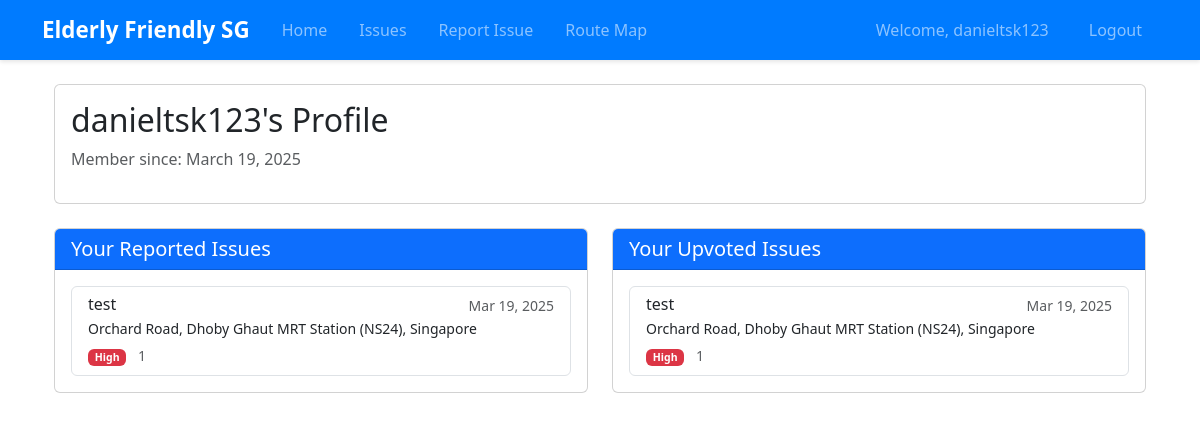
The page /profile/ (signed in) on the database as committed earlier.
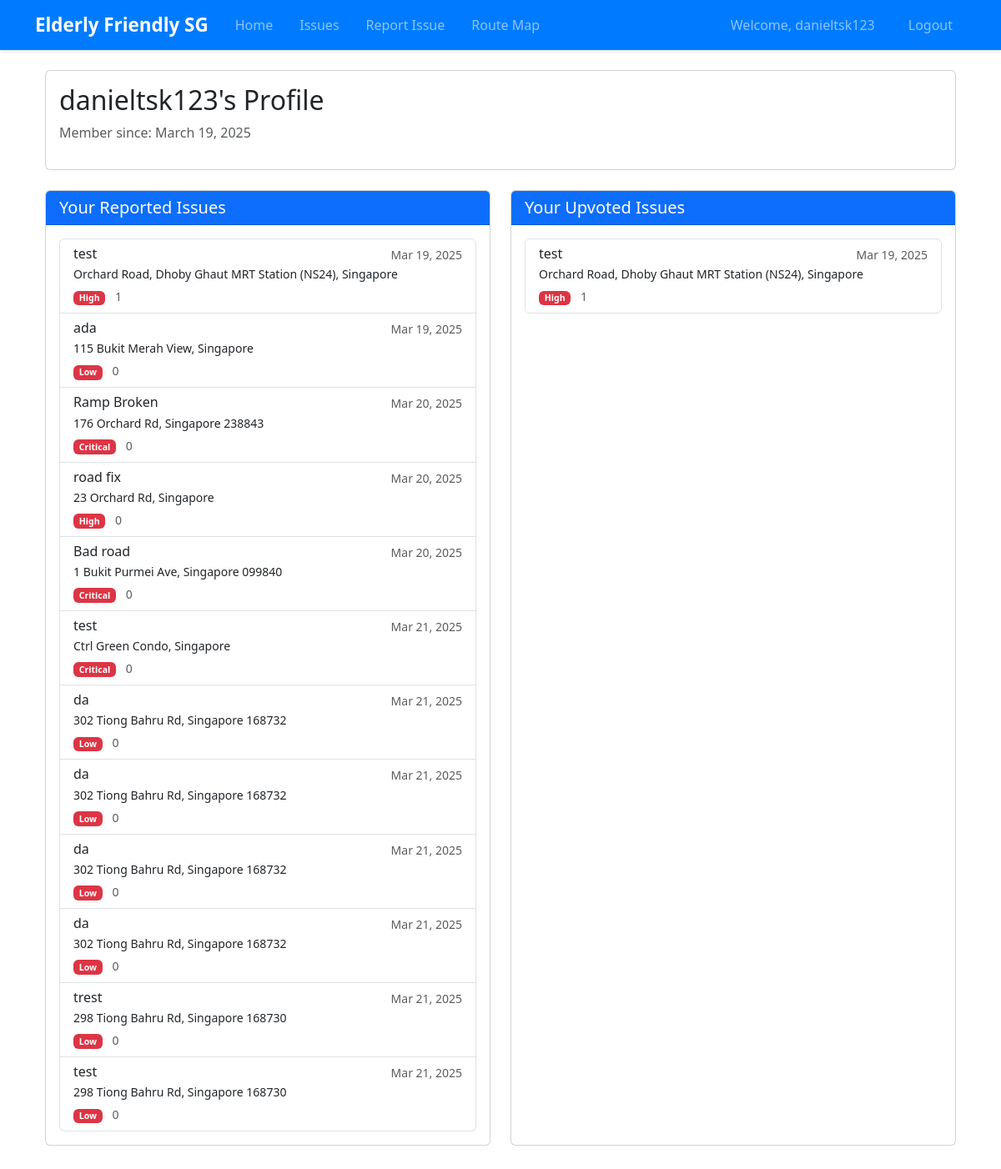
The same page on the database as committed later.
### fypapp/models.py (models this page shows, shortened)
class AccessibilityIssue(models.Model):
    PRIORITY_CHOICES = [
        (1, 'Low'),
        (2, 'Medium'),
        (3, 'High'),
        (4, 'Critical')
    ]
    title = models.CharField(max_length=200)
    description = models.TextField()
    location = models.CharField(max_length=200)
    latitude = models.DecimalField(max_digits=9, decimal_places=6)
    longitude = models.DecimalField(max_digits=9, decimal_places=6)
    reported_by = models.ForeignKey(User, on_delete=models.CASCADE)
    created_at = models.DateTimeField(auto_now_add=True)
    updated_at = models.DateTimeField(auto_now=True)
    priority = models.IntegerField(choices=PRIORITY_CHOICES, default=1)
    status = models.CharField(max_length=50, default='Open')
    upvotes = models.ManyToManyField(User, related_name='upvoted_issues', blank=True)
    image = models.ImageField(upload_to='issue_images/', null=True, blank=True)
    @property
    def upvote_count(self):
        return self.upvotes.count()

### fypapp/views.py (the view)
# urls.py: path('profile/', views.profile, name='profile'),
def profile(request):
    reported_issues = AccessibilityIssue.objects.filter(reported_by=request.user)
    upvoted_issues = AccessibilityIssue.objects.filter(upvotes=request.user)
    return render(request, 'profile.html', {'reported_issues': reported_issues, 'upvoted_issues': upvoted_issues})

### fypapp/templates/profile.html (shortened to what this page needs)
{% extends 'base.html' %}
{% block content %}
<div class="container">
    <div class="row mb-4">
        <div class="col-md-12">
            <div class="card">
                <div class="card-body">
                    <h2 class="card-title">{{ user.username }}'s Profile</h2>
                    <p class="text-muted">Member since: {{ user.date_joined|date:"F j, Y" }}</p>
                </div>
            </div>
        </div>
    </div>
    <div class="row">
        <div class="col-md-6 mb-4">
            <div class="card h-100">
                <div class="card-header bg-primary text-white">
                    <h5 class="card-title mb-0">Your Reported Issues</h5>
                </div>
                <div class="card-body">
                    <div class="list-group">
                        {% for issue in reported_issues %}
                            <a href="{% url 'issue_detail' issue.pk %}" class="list-group-item list-group-item-action">
                                <div class="d-flex w-100 justify-content-between">
                                    <h6 class="mb-1">{{ issue.title }}</h6>
                                    <small class="text-muted">{{ issue.created_at|date:"M d, Y" }}</small>
                                </div>
                                <p class="mb-1 small">{{ issue.location }}</p>
                                <small class="text-muted">
                                    <span class="badge bg-{{ issue.priority|yesno:'danger,warning,success,danger' }}">
                                        {{ issue.get_priority_display }}
                                    </span>
                                     {{ issue.upvote_count }}
                                </small>
                            </a>
                        {% empty %}
                            <p class="text-center text-muted my-3">You haven't reported any issues yet.</p>
                        {% endfor %}
                    </div>
                </div>
            </div>
        </div>
        <div class="col-md-6 mb-4">
            <div class="card h-100">
                <div class="card-header bg-primary text-white">
                    <h5 class="card-title mb-0">Your Upvoted Issues</h5>
                </div>
                <div class="card-body">
                    <div class="list-group">
                        {% for issue in upvoted_issues %}
                            <a href="{% url 'issue_detail' issue.pk %}" class="list-group-item list-group-item-action">
                                <div class="d-flex w-100 justify-content-between">
                                    <h6 class="mb-1">{{ issue.title }}</h6>
                                    <small class="text-muted">{{ issue.created_at|date:"M d, Y" }}</small>
                                </div>
                                <p class="mb-1 small">{{ issue.location }}</p>
                                <small class="text-muted">
                                    <span class="badge bg-{{ issue.priority|yesno:'danger,warning,success,danger' }}">
                                        {{ issue.get_priority_display }}
                                    </span>
                                     {{ issue.upvote_count }}
                                </small>
                            </a>
                        {% empty %}
                            <p class="text-center text-muted my-3">You haven't upvoted any issues yet.</p>
                        {% endfor %}
                    </div>
                </div>
            </div>
        </div>
    </div>
</div>
{% endblock %}

### fypapp/templates/base.html (shortened to what this page needs)
<!DOCTYPE html>
<html lang="en">
<head>
    {% load bootstrap5 %}
    {% bootstrap_css %}
</head>
<body>
    {% include 'navbar.html' %}
    <main class="container py-4">
        {% block content %}{% endblock %}
    </main>
</body>
</html>

### fypapp/templates/navbar.html (shortened to what this page needs)
{% load static %}
<link rel="stylesheet" href="{% static 'styles/navbar.css' %}">
<nav class="navbar navbar-expand-lg navbar-dark bg-primary">
    <div class="container">
        <a class="navbar-brand" href="/">Elderly Friendly SG</a>
        <div class="collapse navbar-collapse" id="navbarNav">
            <ul class="navbar-nav me-auto">
                <li class="nav-item">
                    <a class="nav-link" href="/">Home</a>
                </li>
                <li class="nav-item">
                    <a class="nav-link" href="/issues">Issues</a>
                </li>
                <li class="nav-item">
                    <a class="nav-link" href="/report">Report Issue</a>
                </li>
                <li class="nav-item">
                    <a class="nav-link" href="/routermap">Route Map</a>
                </li>
            </ul>
            <div class="navbar-nav">
                {% if user.is_authenticated %}
                     <a class="nav-item nav-link" href="{% url 'profile' %}">Welcome, {{ user.username }}</a>
                    <form method="post" action="{% url 'logout' %}" class="d-inline">
                        <button type="submit" class="nav-link border-0 bg-transparent">Logout</button>
                    </form>
                {% else %}
                    <a class="nav-link" href="{% url 'login' %}">Login</a>
                    <a class="nav-link" href="{% url 'register' %}">Register</a>
                {% endif %}
            </div>
        </div>
    </div>
</nav>

### static/styles/navbar.css (style rules this page uses)
.navbar { box-shadow: 0 2px 4px rgba(0, 0, 0, 0.1); padding: 0.5rem 0; background-color: #007bff !important; }
.navbar-brand { font-size: 1.4rem; font-weight: 600; }
.nav-link { position: relative; padding: 0.5rem 1rem !important; transition: color 0.2s; }
.nav-link:after { content: ""; position: absolute; width: 0; height: 2px; bottom: 0; left: 50%; background-color: #fff; transition: all 0.3s; }
.navbar-nav .nav-item.nav-link { margin: 0 0.5rem; }
.bg-transparent.nav-link { cursor: pointer; }

Rows that differ between the two databases and show on the page:
added AccessibilityIssue: title "ada", created_at "Mar 19, 2025", location "115 Bukit Merah View, Singapore", priority "Low", upvote_count "0", shown under "Your Reported Issues"
added AccessibilityIssue: title "Ramp Broken", created_at "Mar 20, 2025", location "176 Orchard Rd, Singapore 238843", priority "Critical", upvote_count "0", shown under "Your Reported Issues"
added AccessibilityIssue: title "road fix", created_at "Mar 20, 2025", location "23 Orchard Rd, Singapore", priority "High", upvote_count "0", shown under "Your Reported Issues"
added AccessibilityIssue: title "Bad road", created_at "Mar 20, 2025", location "1 Bukit Purmei Ave, Singapore 099840", priority "Critical", upvote_count "0", shown under "Your Reported Issues"
added AccessibilityIssue: title "test", created_at "Mar 21, 2025", location "Ctrl Green Condo, Singapore", priority "Critical", upvote_count "0", shown under "Your Reported Issues"
added AccessibilityIssue: title "da", created_at "Mar 21, 2025", location "302 Tiong Bahru Rd, Singapore 168732", priority "Low", upvote_count "0", shown under "Your Reported Issues"
added AccessibilityIssue: title "da", created_at "Mar 21, 2025", location "302 Tiong Bahru Rd, Singapore 168732", priority "Low", upvote_count "0", shown under "Your Reported Issues"
added AccessibilityIssue: title "da", created_at "Mar 21, 2025", location "302 Tiong Bahru Rd, Singapore 168732", priority "Low", upvote_count "0", shown under "Your Reported Issues"
added AccessibilityIssue: title "da", created_at "Mar 21, 2025", location "302 Tiong Bahru Rd, Singapore 168732", priority "Low", upvote_count "0", shown under "Your Reported Issues"
added AccessibilityIssue: title "trest", created_at "Mar 21, 2025", location "298 Tiong Bahru Rd, Singapore 168730", priority "Low", upvote_count "0", shown under "Your Reported Issues"
added AccessibilityIssue: title "test", created_at "Mar 21, 2025", location "298 Tiong Bahru Rd, Singapore 168730", priority "Low", upvote_count "0", shown under "Your Reported Issues"
